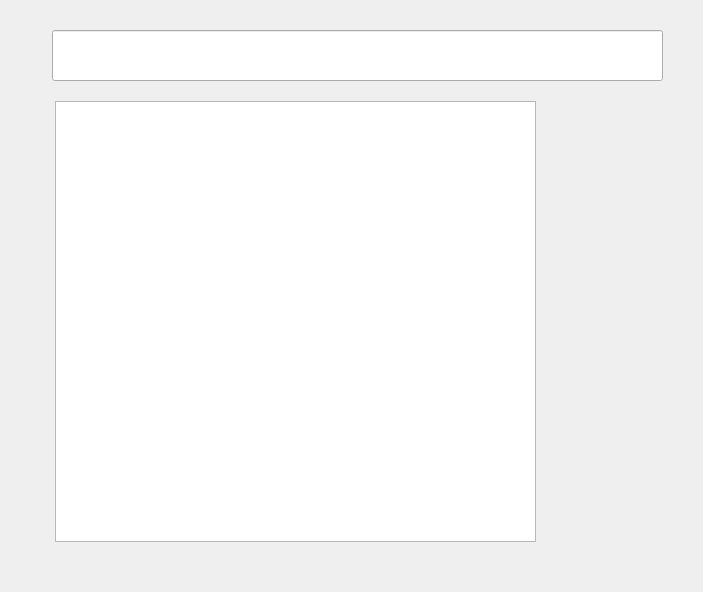
<?xml version="1.0" encoding="UTF-8"?>
<ui version="4.0">
 <class>FileViewWidget</class>
 <widget class="QWidget" name="FileViewWidget">
  <property name="geometry">
   <rect>
    <x>0</x>
    <y>0</y>
    <width>703</width>
    <height>592</height>
   </rect>
  </property>
  <property name="windowTitle">
   <string>Form</string>
  </property>
  <widget class="QLineEdit" name="Fline">
   <property name="geometry">
    <rect>
     <x>52</x>
     <y>30</y>
     <width>611</width>
     <height>51</height>
    </rect>
   </property>
  </widget>
  <widget class="QListWidget" name="Fwidget">
   <property name="geometry">
    <rect>
     <x>55</x>
     <y>101</y>
     <width>481</width>
     <height>441</height>
    </rect>
   </property>
  </widget>
 </widget>
 <resources/>
 <connections/>
</ui>
